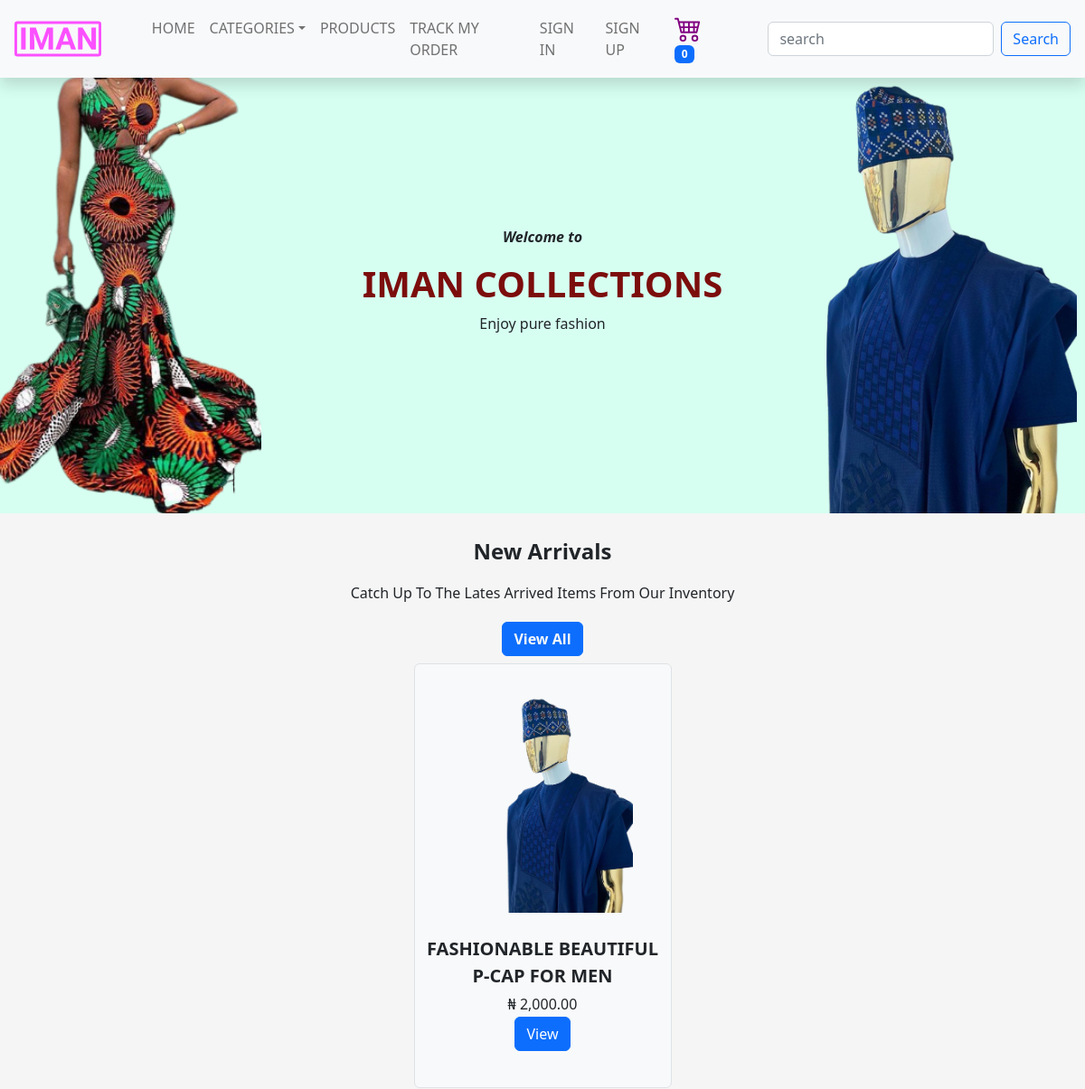
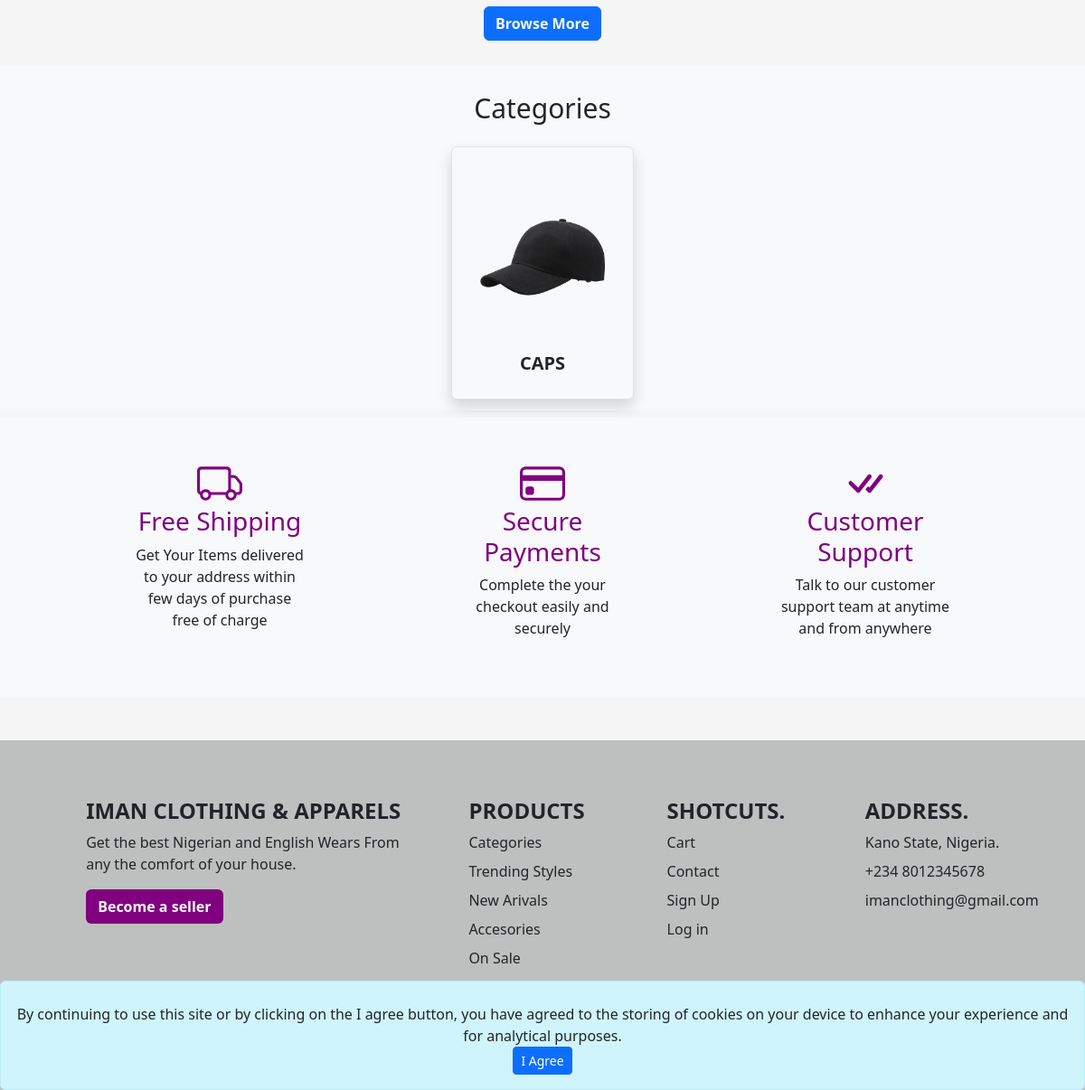
Before: / with the older database file (2 pictures, top to bottom).
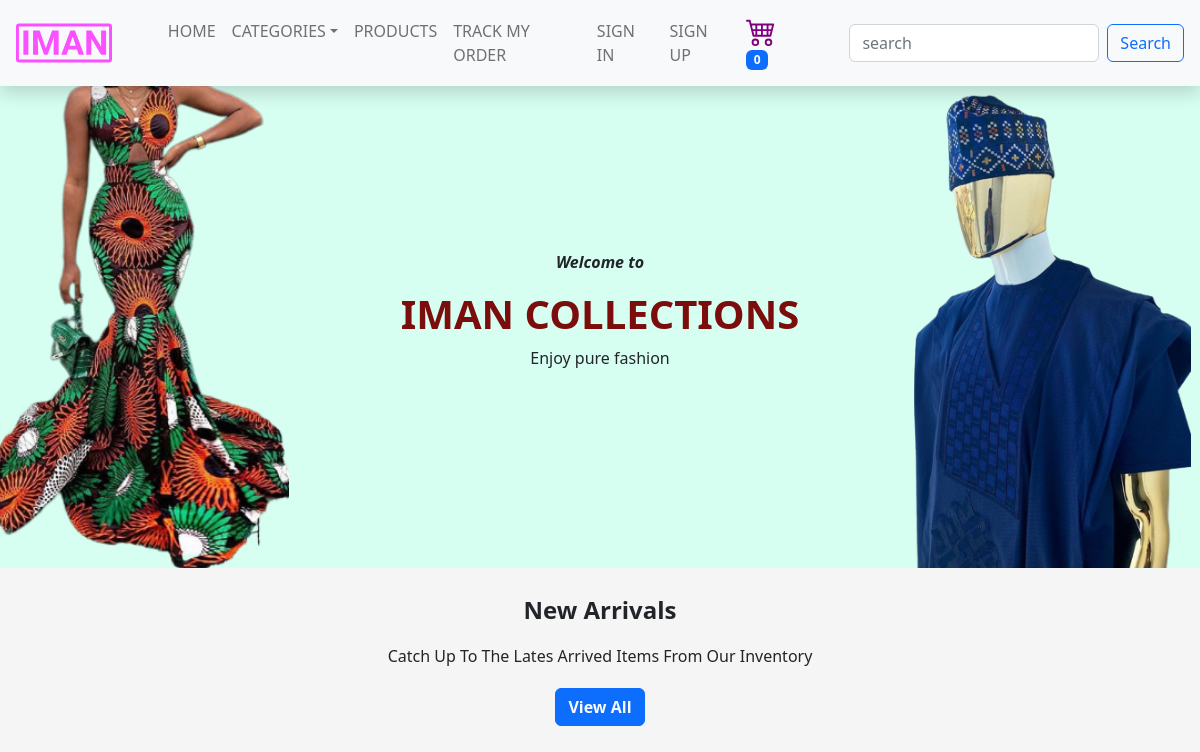
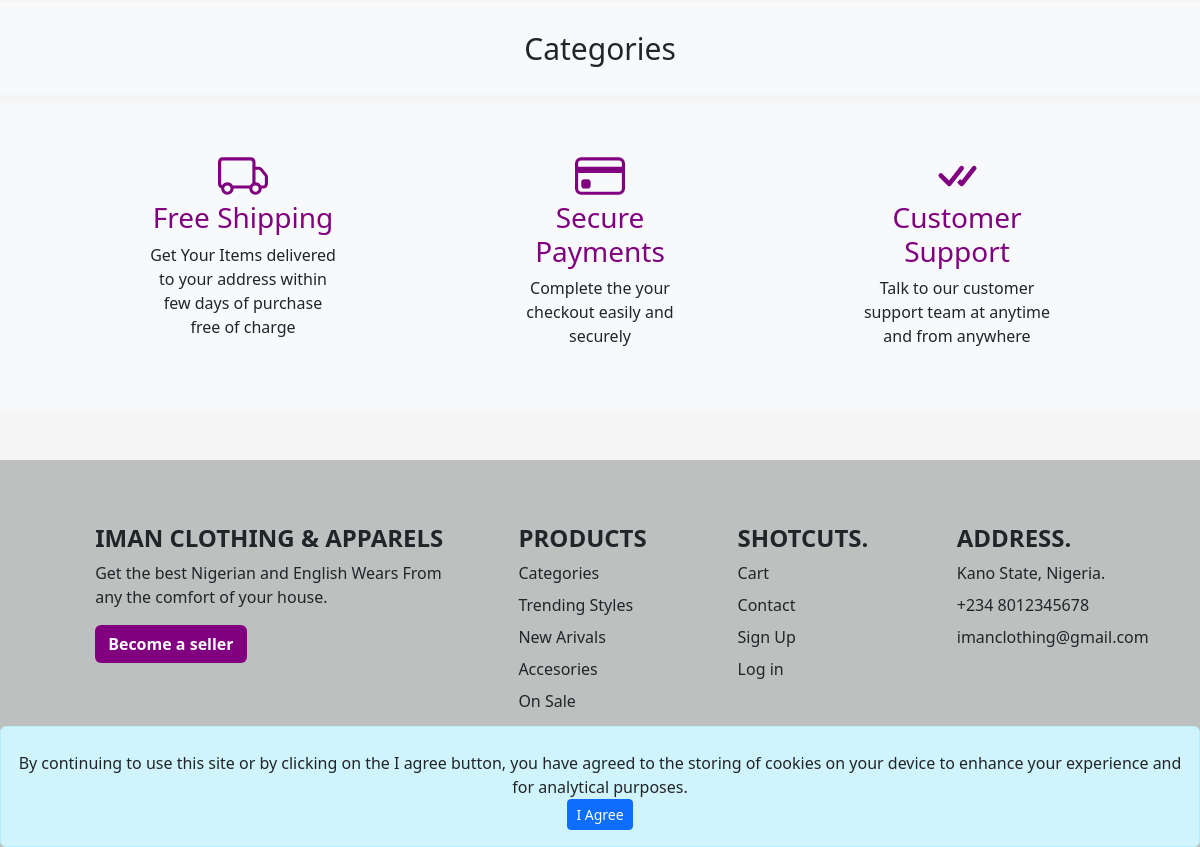
After: the same page with the newer database file (2 pictures, top to bottom).
### products/models.py (models this page shows, shortened)
class Product(models.Model):
    GENDER_CHOICES = [("M", "Male"), ("F", "Female"), ("U", "Unisex")]
    name = models.CharField(max_length=200)
    gender = models.CharField(max_length=1, choices=GENDER_CHOICES)
    category = models.ForeignKey(
        Category, on_delete=models.CASCADE, null=True, related_name="products"
    )
    sub_category = models.ForeignKey(
        SubCategory, on_delete=models.SET_NULL, null=True, related_name="products"
    )
    delivery_days = models.PositiveIntegerField()
    description = models.TextField()
    on_sale = models.BooleanField(default=False)
    store = models.ForeignKey(
        Store, on_delete=models.SET_NULL, null=True, related_name="products"
    )
    is_active = models.BooleanField(default=True)
    added_at = models.DateTimeField(auto_now_add=True)
    added_by = models.ForeignKey(
        "user.User",
        on_delete=models.DO_NOTHING,
        limit_choices_to={"staff": True},
        related_name="products_added",
    )
    slug = models.CharField(max_length=200, blank=True, default="")

class ProductImage(models.Model):
    product = models.ForeignKey(
        Product, on_delete=models.CASCADE, related_name="product_images"
    )
    image = models.ImageField(upload_to="product_images/")

class ProductVariant(models.Model):
    product = models.ForeignKey(
        Product, on_delete=models.CASCADE, related_name="product_variants"
    )
    size = models.ForeignKey(
        Size, on_delete=models.SET_NULL, null=True, related_name="product_variants"
    )
    color = models.ForeignKey(
        Color, on_delete=models.SET_NULL, null=True, related_name="product_variants"
    )
    price = models.DecimalField(max_digits=10, decimal_places=2)
    delivery_fee = models.DecimalField(max_digits=10, decimal_places=2, default=0)
    track_inventory = models.BooleanField(default=True)
    available_quantity = models.PositiveIntegerField()
    image = models.ImageField(upload_to="product_images/")
    active = models.BooleanField(default=True)

class Category(models.Model):
    name = models.CharField(max_length=200, unique=True)
    image = models.ImageField(upload_to="categories", blank=True)
    added_at = models.DateTimeField(auto_now_add=True)
    added_by = models.ForeignKey(
        "user.User",
        on_delete=models.DO_NOTHING,
        limit_choices_to={"staff": True},
        related_name="categories_added",
    )
    slug = models.CharField(max_length=200, blank=True, default="")
    class Meta:
        verbose_name_plural = "categories"

### base/views.py (the view)
# urls.py: path('', index, name='home_page'),
def index(request):
    products = Product.objects.all()[0:15]
    categories = Category.objects.all()[0:10]
    return render(request, 'base/index.html', context={"products": products, "categories": categories})

### base/cart_count_context.py (called while the page is built)
def get_cart_count(request):
    return {
        "cart_count": request.user.cart.count() if request.user.is_authenticated else Cart.objects.filter(
            device=request.COOKIES.get('device')).count() or '0'
    }

### base/categories_context.py (called while the page is built)
def get_categories(request):
    return {
        "menu_categories": Category.objects.all()
    }

### base/templates/base/index.html (shortened to what this page needs)
{% extends './base.html' %} {% load humanize %}
{% load static %} {% block title%} Home {% endblock%} {% block content %}
<section class="row">
  <div class="col-12">
    <div id="couresol" class="row align-items-center justify-content-center">
      <div class="col-sm-12 d-block d-sm-hidden col-md-3 col-lg-3 px-2 text-end">
        <img src="{% static 'base/images/female-category.png' %}" height="500px" class="hero-image" alt="Hero Image">
      </div>
      <div class="col-sm-12 col-md-6 col-lg-6 text-center px-5">
        <p class="text-dark fw-bold" style="font-style: italic;">Welcome to</p>
        <h3 class="text-uppercase" style="font-size: 40px; color: rgb(124, 13, 13); font-weight: 700;">Iman Collections
        </h3>
        <p>Enjoy pure fashion</p>
      </div>
      <div class="col-sm-12 col-md-3 col-lg-3 px-2">
        <img src="{% static 'base/images/male-category.png' %}" height="500px" class="hero-image" alt="Hero Image">
      </div>
    </div>
  </div>
</section>
<section class="my-2 container">
  <div class="text-capitalize text-center fw-bold py-3" style="font-size: 24px; font-weight: 700;">New Arrivals
  </div>
  <p class="text-capitalize text-center">catch up to the lates arrived items from our inventory</p>
  <div class="text-center">
    <a class="m-1 text-decoration-none btn btn-primary fw-bold text-light" href="{%url 'products' %}">View
      All</a>
  </div>
  <div class="row  justify-content-center">
    {% if products %}
    {% for product in products %}
    {% include 'products/product_card.html' with product=product %}
    {% endfor %}
    <div class="text-center">
      <a class="m-1 text-decoration-none btn btn-primary fw-bold text-light" href="{%url 'products' %}">Browse More</a>
    </div>
    {% endif %}
  </div>
</section>
<section class="my-2 mt-4 bg-light p-2">
  <div class="text-capitalize text-center py-3" style="font-size: 30px; font-weight: 500;">Categories
  </div>
  <div class="row  justify-content-center">
    {% for category in categories %}
    {% include 'products/category_card.html' with category=category %}
    {% endfor %}
  </div>
</section>
<section>
  <div class="row justify-content-evenly bg-light">
    <div class="col-sm-6 col-lg-2 col-md-6 py-5 px-2 text-center align-middle justify-content-center">
      <h3 style="color: purple;">Free Shipping</h3>
      <p>Get Your Items delivered to your address within few days of purchase free of charge</p>
    </div>
    <div class="col-sm-6 col-lg-2 col-md-6 py-5 px-2 text-center align-middle justify-content-center">
      <h3 style="color: purple;">Secure Payments</h3>
      <p>Complete the your checkout easily and securely</p>
    </div>
    <div class="col-sm-6 col-lg-2 col-md-6 py-5 px-2 text-center align-middle justify-content-center">
      <h3 style="color: purple;">Customer Support</h3>
      <p>Talk to our customer support team at anytime and from anywhere</p>
    </div>
  </div>
</section>
{% endblock %}

### products/templates/products/product_card.html
{% load humanize %}
<div class="col-sm-8 col-md-5 col-lg-3 border rounded text-center pb-4 bg-light m-1">
    <div class="col-12">
        <a href="{% url 'products_details' id=product.id slug=product.slug %}">
            <img src="{{product.product_images.first.image.url}}" alt="product image" style="object-fit: contain;"
                height="300px" width="200px" />
        </a>
    </div>
    <div class="card-body align-items-end">
        <a href="{% url 'products_details' id=product.id slug=product.slug %}" style="font-weight: 600;"
            class="text-decoration-none text-start text-dark fs-5 pt-2 text-uppercase">
            <div class="card-title text-center">
                {{product.name}}
            </div>
        </a>
        <span>&#8358; {{product.product_variants.first.price|intcomma}}</span>
        <br />
        {% if product.product_variants.first.available_quantity %}
        <p class="text-success">
            <a href="{% url 'products_details' id=product.id slug=product.slug %}" class="btn btn-primary">View</a>
        </p>
        {% else %}
        <p class="text-danger">
            Out of stock!
        </p>
        {% endif %}
    </div>
</div>

### products/templates/products/category_card.html
{% block product_category %}
<div class="col-sm-12 col-md-3 shadow rounded col-lg-2 border text-center p-4 bg-light m-1">
    <div>
        <a href="{%url 'filter_category' slug=category.slug %}">
            <img src="{{category.image.url}}" alt="product image" style="object-fit: contain;" height="200px"
                width="150px" />
        </a>
    </div>
    <div class="card-body align-items-end">
        <a href="{%url 'filter_category' slug=category.slug %}" style="font-weight: 600;"
            class="text-decoration-none text-center text-dark fs-5 pt-2 text-uppercase">
            <div class="card-title">
                {{category.name}}
            </div>
        </a>
    </div>
</div>
{% endblock %}

Changed rows visible on the page:
removed Product: product_images.first.image (picture), name "FASHIONABLE BEAUTIFUL P-CAP FOR MEN", product_variants.first.price "2,000.00"
removed Category: image (picture), name "CAPS"
Other visible differences:
text no longer shown: "Browse More"
